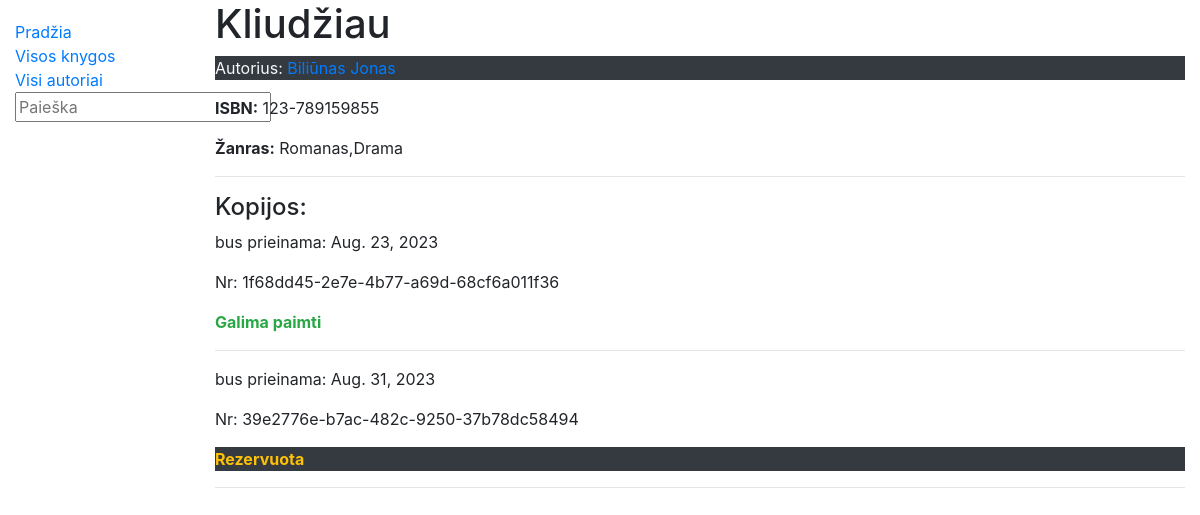
The page /library/books/1 on the database its author committed.
### library/models.py (models this page shows, shortened)
class Book(models.Model):
    title = models.CharField('Pavadinimas', max_length=200)
    summary = models.TextField('Aprašymas', max_length=1000)
    isbn = models.CharField('ISBN', max_length=13,
                            help_text='13 Simbolių <a href="https://lt.wikipedia.org/wiki/ISBN"> ISBN kodas</a>')
    author = models.ForeignKey('Author', on_delete=models.SET_NULL, null=True, related_name='books')
    genre = models.ManyToManyField('Genre', help_text='Išsirinkite žanrą(us)')
    def display_genre(self):
        return ', '.join(genre.name for genre in self.genre.all()[:2])
    display_genre.short_description = 'Žanras'

class Author(models.Model):
    first_name = models.CharField('Vardas', max_length=100)
    last_name = models.CharField('Pavarde', max_length=100)
    description = models.TextField('Aprašymas', max_length=2000, default='Labai geras autorius')
    class Meta:
        ordering = ['last_name', 'first_name']
    def __str__(self):
        return f'{self.last_name}  {self.first_name}'
    def display_books(self):
        return ', '.join(book.title for book in self.books.all()[:3])
    display_books.short_Description = 'Knygos'

class Genre(models.Model):
    name = models.CharField('Pavadinimas', max_length=25, help_text='Sukurkite žanrą')
    class Meta:
        verbose_name = 'Žanras'
        verbose_name_plural = 'Žanrai'
    def __str__(self):
        return self.name

class BookInstance(models.Model):
    id = models.UUIDField(primary_key=True, default=uuid.uuid4)
    book = models.ForeignKey('Book', on_delete=models.CASCADE, related_name='bookinstance_set')
    due_back = models.DateField('Bus prieinama', null=True, blank=True)
    LOAN_STATUS = (
        ('a', 'Administruojama'),
        ('p', 'Paimta'),
        ('g', 'Galima paimti'),
        ('r', 'Rezervuota')
    )
    status = models.CharField(
        max_length=1,
        choices=LOAN_STATUS,
        blank=True,
        default='a',
        help_text='Kopijos statusas'
    )
    class Meta:
        ordering = ['due_back']

### library/views.py (the view)
# urls.py: path('books/<int:pk>', views.BookDetailView.as_view(), name='book-one'),
class BookDetailView(generic.DetailView):
    model = Book
    context_object_name = 'book'
    template_name = 'book_detail.html'

### library/templates/book_detail.html
{% extends 'base.html' %}
{% block content %}
<h1>{{ book.title }}</h1>
<p class="text-light bg-dark">Autorius: <a href="{% url 'author-one' book.author.id %}">{{ book.author }}</a></p>
<p><strong>ISBN:</strong> {{ book.isbn }} </p>
<p><strong>Žanras:</strong> {{ book.genre.all|join:',' }} </p>
<hr/>
{% if book.bookinstance_set.all %}
<h4>Kopijos: </h4>
    {% for copy in book.bookinstance_set.all %}
        <p>bus prieinama: {{copy.due_back}}  </p>
        <p>Nr: {{ copy.id }}</p>
        <p class="{% if copy.status == 'p' %} text-danger
                  {% elif copy.status == 'g' %} text-success
                  {% elif copy.status == 'a' %} text-muted
                  {% else %} text-warning bg-dark
                  {% endif %}">
            <strong>{{ copy.get_status_display }}</strong></p>
<hr/>
    {% endfor %}
{% else %}
    <p>Leidinio kopijų bibliotekoje nėra</p>
{% endif %}
{% endblock %}

### rows shown on the page
Book: title "Kliudžiau", author "Biliūnas Jonas", isbn "123-789159855", genre.all "Romanas,Drama"
BookInstance: due_back "Aug. 23, 2023", id "1f68dd45-2e7e-4b77-a69d-68cf6a011f36", status "Galima paimti"
BookInstance: due_back "Aug. 31, 2023", id "39e2776e-b7ac-482c-9250-37b78dc58494", status "Rezervuota"
